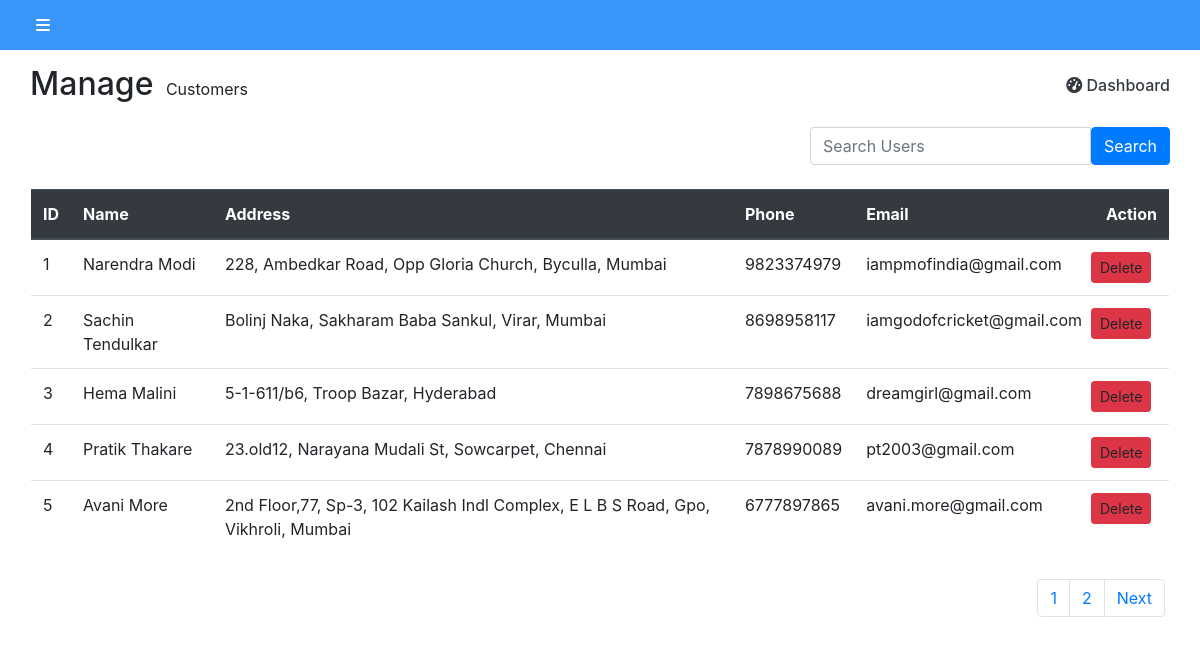
Page /manage_customer.php (signed in) on the committed database.
### tables this page shows
create table customer(
	cust_id int auto_increment primary key,
	cust_email varchar(50) not null unique,
	cust_pwd varchar(50) not null,
	cust_name varchar(100) not null,
	cust_addr varchar(255) not null,
	cust_phone varchar(10) not null
);

### manage_customer.php (the view, shortened to what this page needs)
<?php
include 'dbconnect.php';
$results_per_page = 5;
$result1 = mysqli_query($con, 'SELECT * FROM customer');
$number_of_results = mysqli_num_rows($result1);
$number_of_pages = ceil($number_of_results / $results_per_page);
$page = !isset($_GET['page']) ? 1 : $_GET['page'];
$page_next = $page + 1;
$this_page_first_result = $page > 1 ? ($page - 1) * $results_per_page : 0;
$result = mysqli_query(
    $con,
    "SELECT * FROM customer ORDER BY cust_id LIMIT $this_page_first_result, $results_per_page"
);
$count = mysqli_num_rows($result);
?>
<!DOCTYPE html>
<html>
<head>
	<link rel="stylesheet" href="https://stackpath.bootstrapcdn.com/bootstrap/4.2.1/css/bootstrap.min.css">
	<link rel="stylesheet" href="https://use.fontawesome.com/releases/v5.7.0/css/all.css">
	<link rel="stylesheet" href="https://cdnjs.cloudflare.com/ajax/libs/font-awesome/4.7.0/css/font-awesome.min.css">
	<link rel="stylesheet" href="https://cdnjs.cloudflare.com/ajax/libs/font-awesome/6.4.2/css/all.min.css" />
	<link rel="stylesheet" type="text/css" href="css/manage_customer.css">
	<link rel="stylesheet" type="text/css" href="https://common.olemiss.edu/_js/sweet-alert/sweet-alert.css">
</head>
<body>
	<div class="wrapper">
		<div class="content-wrapper">
			<div class="container-fluid">
				<div class="row">
					<div class="col-md-12">
						<nav class="bar">
							<a href="#" id="toggle"><i class="fas fa-bars ml-3"></i></a>
						</nav>
						<div class="below-toggle-content">
							<div class="col-md-12">
								<div class="top-part mb-3">
									<h2 class="d-inline">Manage</h2>
									<p class="d-inline ml-2">Customers</p>
									<a href="admin_home.php" class="d-inline text-dark mt-2" style="text-decoration: none; float: right; font-weight: 500;"><i class="fas fa-tachometer-alt"></i> Dashboard</a>
								</div>
								<div class="row">
									<div class="col-md-4 mt-2 mb-4 ml-auto">
										<div class="input-group">
						                	<input type="text" name="search" id="search" onkeyup="SearchField();" class="form-control shadow-none" placeholder="Search Users">
						                	<span class="input-group-btn">
						                		<button class="btn btn-primary shadow-none" id="search-button">Search</button>
						                 	</span>
						               	</div>
									</div>
									<table class="table table-hover mx-3" id="user_table">
										<thead class="thead-dark">
									    	<tr>
									      		<th scope="col">ID</th>
									      		<th scope="col">Name</th>
									      		<th scope="col">Address</th>
									      		<th scope="col">Phone</th>
									      		<th scope="col">Email</th>
									      		<th scope="col">Action</th>
									    	</tr>
									  	</thead>
									  	<tbody id="display">
									  			<?php if ($count > 0) {
                  while ($data = mysqli_fetch_assoc($result)) { ?>
				  							<tr>
												      		<td><?php echo $data['cust_id']; ?></td>
												      		<td><?php echo $data['cust_name']; ?></td>
												      		<td><?php echo $data['cust_addr']; ?></td>
												      		<td><?php echo $data['cust_phone']; ?></td>
												      		<td><?php echo $data['cust_email']; ?></td>
												      		<td>
												      			<div class="row">
												      				<a onclick="del(<?= $data[
                          'cust_id'
                      ] ?>)" class="btn btn-sm btn-danger">Delete</a>
												      			</div>
												      		</td>
									    		</tr>
												<?php }
              } else {
                  echo "<h5 class='text-danger mb-3'>No data to display.<h5>";
              } ?>
									  	</tbody>
									</table>
									<nav aria-label="Page navigation example" style="background-color: transparent;">
		                              <ul class="pagination justify-content-end">
		                                  <?php for (
                                        $page = 1;
                                        $page <= $number_of_pages;
                                        $page++
                                    ) {
                                        echo '<li class="page-item"><a href="manage_customer.php?page=' .
                                            $page .
                                            '" class="page-link">' .
                                            $page .
                                            ' ' .
                                            '</a></li>';
                                    } ?>
		                                <?php if ($page >= 1) { ?>
		                                  <li class="page-item "><a href="<?php echo 'manage_customer.php?page=' .
                                        $page_next; ?>" class="page-link">Next</a></li>
		                                <?php } ?>
		                              </ul>
		                          	</nav>
								</div>
							</div>
						</div>
					</div>
				</div>
			</div>
		</div>
	</div>
</body>
</html>

### css/manage_customer.css (style rules this page uses)
.content-wrapper { position: absolute; width: 100%; transition: 0.5s; }
.container-fluid { padding: 0; margin: 0; }
nav { width: 100%; background-color: #3996F9; padding: 10px 20px; line-height: 30px; }
nav .fa-bars { color: #fff; }
.below-toggle-content { padding: 15px; }
body { margin: 0px; padding: 0px; overflow-x: hidden; }

### rows in the picture
customer: cust_id "1", cust_name "Narendra Modi", cust_addr "228, Ambedkar Road, Opp Gloria Church, Byculla, Mumbai", cust_phone "9823374979", cust_email "iampmofindia@gmail.com"
customer: cust_id "2", cust_name "Sachin Tendulkar", cust_addr "Bolinj Naka, Sakharam Baba Sankul, Virar, Mumbai", cust_phone "8698958117", cust_email "iamgodofcricket@gmail.com"
customer: cust_id "3", cust_name "Hema Malini", cust_addr "5-1-611/b6, Troop Bazar, Hyderabad", cust_phone "7898675688", cust_email "dreamgirl@gmail.com"
customer: cust_id "4", cust_name "Pratik Thakare", cust_addr "23.old12, Narayana Mudali St, Sowcarpet, Chennai", cust_phone "7878990089", cust_email "pt2003@gmail.com"
customer: cust_id "5", cust_name "Avani More", cust_addr "2nd Floor,77, Sp-3, 102 Kailash Indl Complex, E L B S Road, Gpo, Vikhroli, Mumbai", cust_phone "6777897865", cust_email "avani.more@gmail.com"
